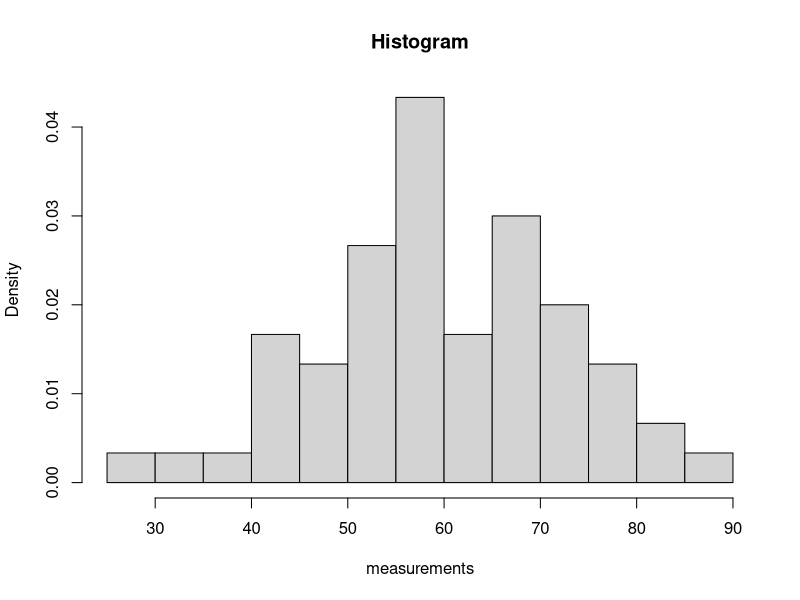

Here is the R script that generated this plot:
measurements <- c(
					42.4, 65.7, 29.8, 58.7, 52.1, 55.8, 57.0, 68.7,
					67.3, 67.3, 54.3, 54.0, 73.1, 81.3, 59.9, 56.9,
					62.2, 69.9, 66.9, 59.0, 56.3, 43.3, 57.4, 45.3,
					80.1, 49.7, 42.8, 42.4, 59.6, 65.8, 61.4, 64.0,
					64.2, 72.6, 72.5, 46.1, 53.1, 56.1, 67.2, 70.7,
					42.6, 77.4, 54.7, 57.1, 77.3, 39.3, 76.4, 59.3,
					51.1, 73.8, 61.4, 73.1, 77.3, 48.5, 89.8, 50.7,
					52.0, 59.6, 66.1, 31.6)

hist(measurements, breaks = 10, freq = FALSE, main = "Histogram")
